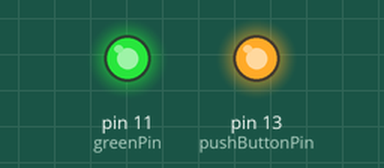
Bench run of a sketch on a simulated Arduino Uno, built with avr-gcc and run on an emulated ATmega328P. Parts: output pins drawn as LEDs (lit = HIGH). What the sketch prints to the serial monitor is not drawn.

Above: at 0.1 s.
Timing chart, 0 to 1.6 s (numbered marks = the images above):
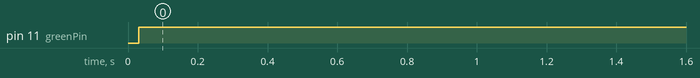

The sketch:

test_potentiometer_and_button_calibration.ino
```cpp
//=====================================================================================================================================================================================
//HARDWARE CONFIG
//=====================================================================================================================================================================================
int pushButtonPin = 13;
int potReadPin = A0;
int greenPin = 11;

//=====================================================================================================================================================================================
// VARIABLES TO BE CALIBRATED
//=====================================================================================================================================================================================
int potReading = 0;
float targetDistance = 0;

//=====================================================================================================================================================================================
// TOGGLE PARAMETERS/ARGUMENTS (is this the right use of parameters and arguments?)
//=====================================================================================================================================================================================
int newButtonValue = 0;
int oldButtonValue = 0;
String calibrationState = "untoggled";

//=====================================================================================================================================================================================
// VALUE READING/MEASUREMENT
//=====================================================================================================================================================================================
void read_button_value() {
  oldButtonValue = newButtonValue;
  newButtonValue = digitalRead(pushButtonPin);
  Serial.print("button value is ");
  Serial.println(newButtonValue);
}
void read_pot_value() {
  potReading = analogRead(potReadPin);
  Serial.print("Potentiometer Reading is ");
  Serial.println(potReading);

  targetDistance = ((0.85 / 1023) * potReading) + 0.15;
  Serial.print("Target Distance is now ");
  Serial.print(targetDistance);
  Serial.println("m.");
  Serial.println();
  //lower limit is 0.15m, any lower and sensor might bug out
  //upper limit is 1m, any higher and sensor WILL bug out
}

//=====================================================================================================================================================================================
// TOGGLE DECISION MAKING
//=====================================================================================================================================================================================
bool button_is_toggled() {
  read_button_value();
  if (oldButtonValue == 0 && newButtonValue == 1) {
    delay(30);
    return 1;
  }
  else {
    return 0;
  }
}

void check_calibration_state(){
  if (button_is_toggled() == 1) {
    if(calibrationState ==  "toggled"){
      calibrationState = "untoggled";
    }
    else{
      calibrationState = "toggled";
    }
  }
}

//=====================================================================================================================================================================================
// SETUP
//=====================================================================================================================================================================================
void setup() {
  // put your setup code here, to run once:
  pinMode(pushButtonPin, OUTPUT);
  pinMode(potReadPin, INPUT);
  pinMode(greenPin, OUTPUT);

  digitalWrite(pushButtonPin, HIGH);
  Serial.begin(9600);
}

//=====================================================================================================================================================================================
// LOOP
//=====================================================================================================================================================================================
void loop() {
  // put your main code here, to run repeatedly:
  check_calibration_state();

  while (calibrationState == "untoggled") {
    read_pot_value();
    digitalWrite(greenPin, LOW);
    check_calibration_state();
  }
  while(calibrationState == "toggled"){
    digitalWrite(greenPin, HIGH);
    check_calibration_state();
  }
  // Rather than while loops, if statements will work just as well
  // I just feel that while loops are more appropriate
}
```

Measured:
- by itself, pin 11 (greenPin): LOW → HIGH at 0.03 s
